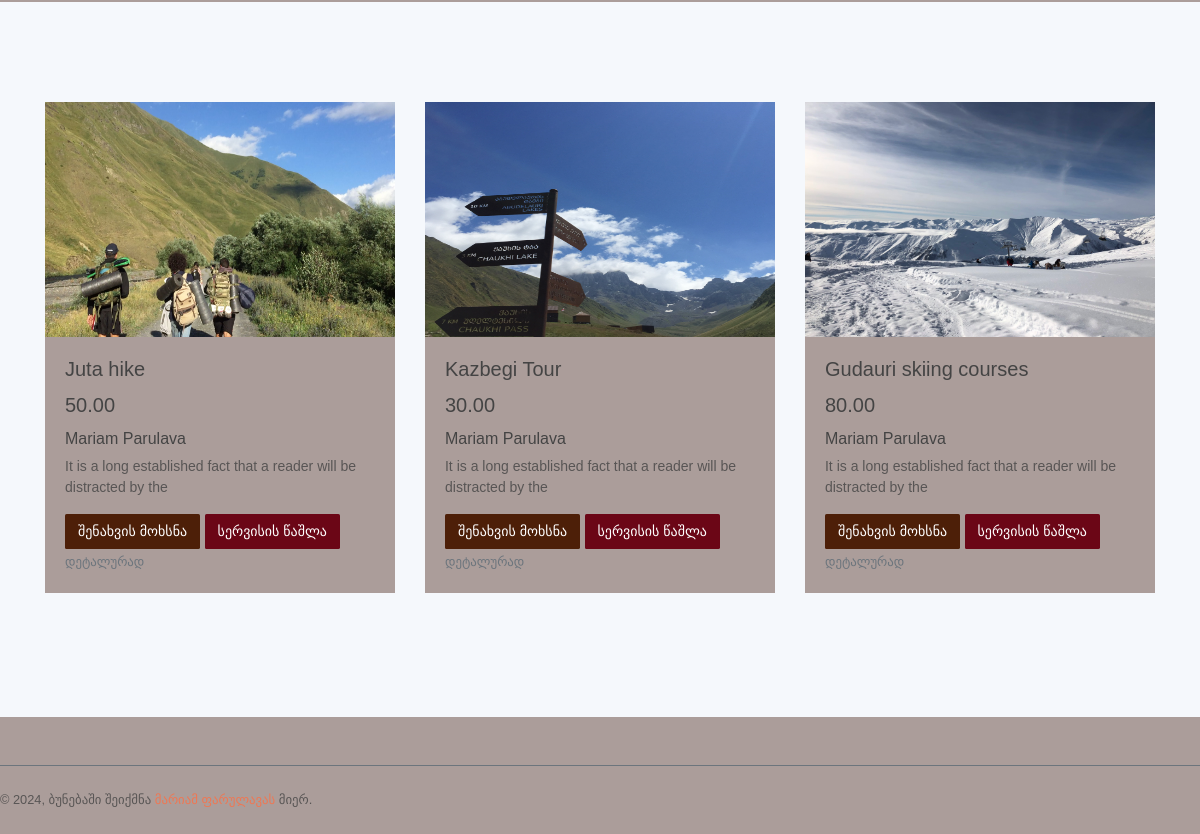
Page /profile/2/ (signed in, lower part) on the earlier database version.
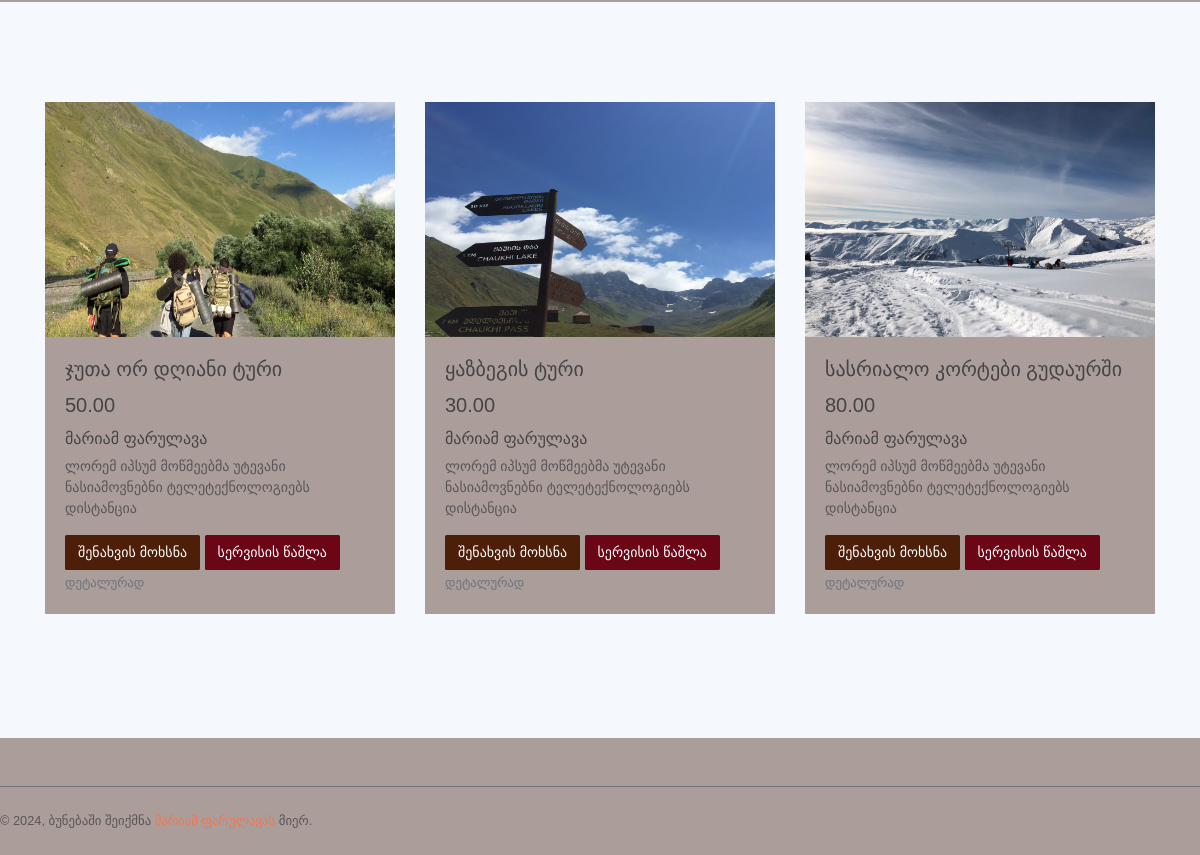
Same page on the later database version.
### newborn/models.py (models this page shows, shortened)
class Service(models.Model):
    creator = models.ForeignKey('User', on_delete=models.SET("Unknown Creator"))
    picture = models.ImageField(null=True, blank=True)
    title = models.CharField(max_length=255)
    genre = models.ManyToManyField(Genre, related_name='services', blank=True)
    price = models.DecimalField(max_digits=6, decimal_places=2)
    username = models.ForeignKey(Username, on_delete=models.SET('404! USER NOT FOUND!'))
    description = models.TextField()
    created = models.DateTimeField(auto_now_add=True)
    update = models.DateTimeField(auto_now=True)
    class Meta:
        ordering = ['created', 'price']

class Username(models.Model):
    fullname = models.CharField(max_length=300)
    contact = models.IntegerField()
    about = models.TextField()
    def __str__(self):
        return self.fullname

### newborn/views.py (the view)
# urls.py: path('profile/<str:userid>/', views.profile, name='profile'),
@login_required(login_url='login')
def profile(request, userid):
    user = User.objects.get(id=userid)
    services = user.services.all()
    username = request.user
    heading = f'სალამი @{username}!'
    context = {'services': services, 'heading': heading}
    return render(request, 'newborn/profile.html', context)

### newborn/templates/newborn/profile.html (shortened to what this page needs)
{% extends 'main.html' %}
{% block content %}
<br><br>
<br>
{% include 'newborn/service_cards.html' %}
{% include 'newborn/footer.html' %}
{% endblock %}

### newborn/templates/newborn/service_cards.html
<section class="section" id="blog">
    <div class="container">
        <div class="row">
            {% for service in services %}
            <div class="col-md-4" >
                <div class="card border-0 mb-4">
                    <img src="{{ service.picture.url }}" class="card-img-top w-100" width="250px" height="235px" alt="...">
                    <div class="card-body">
                        <div class="text-holder">
                            <h5 class="card-title">{{service.title}}</h5>
                            <h5 class="card-title">{{service.price}}</h5>
                            <h6>{{ service.username }}</h6>
                            <p>{{service.description |slice:":70"}}</p>
                            {% if request.user.is_authenticated %}
                                {% if service in request.user.services.all %}
                                    <a href="{% url 'remove_service' service.id %}" style="background-color: #4d1f08; color: white;" class="btn">შენახვის მოხსნა</a>
                                {% else %}
                                    <a href="{% url 'saving' service.id %}" style="background-color: #5c5939; color: white;" class="btn">შენახვა</a>
                                {% endif %}
                                {% if request.user == service.creator %}
                                    <a href="{% url 'delete' service.id %}" style="background-color: #6b0616; color: white;" class="btn">სერვისის წაშლა</a>
                                {% endif %}
                            {% endif %}
                            <a href="{% url 'see-closer' service.id %}" class="small text-muted">დეტალურად</a>
                        </div>
                    </div>
                </div>
            </div>
           {% endfor %}
        </div>
    </div>
</section>

Differences in the rows shown:
changed Service: title "Juta hike" → "ჯუთა ორ დღიანი ტური"; username "Mariam Parulava" → "მარიამ ფარულავა"; description "It is a long established fact that a reader will be distracted by the" → "ლორემ იპსუმ მოწმეებმა უტევანი ნასიამოვნებნი ტელეტექნოლოგიებს დისტანცია"
changed Service: title "Kazbegi Tour" → "ყაზბეგის ტური"; username "Mariam Parulava" → "მარიამ ფარულავა"; description "It is a long established fact that a reader will be distracted by the" → "ლორემ იპსუმ მოწმეებმა უტევანი ნასიამოვნებნი ტელეტექნოლოგიებს დისტანცია"
changed Service: title "Gudauri skiing courses" → "სასრიალო კორტები გუდაურში"; username "Mariam Parulava" → "მარიამ ფარულავა"; description "It is a long established fact that a reader will be distracted by the" → "ლორემ იპსუმ მოწმეებმა უტევანი ნასიამოვნებნი ტელეტექნოლოგიებს დისტანცია"
